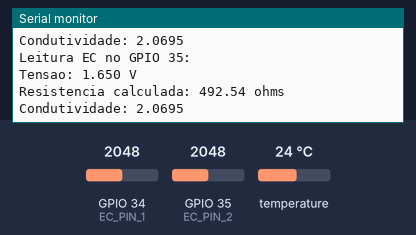
This sketch was run on a simulated ESP32. Shown: the last lines printed to the serial monitor. The test bench sets the inputs (shaded band); at power-on: GPIO 34 (EC_PIN_1) = 2048, temperature 24 °C, GPIO 35 (EC_PIN_2) = 2048 (analog values on the 0–4095 scale).

Above: at 3.8 s.
3.9 s: GPIO 34 (EC_PIN_1) set to 0
9.1 s: temperature set to 12 °C
At 10.6 s:
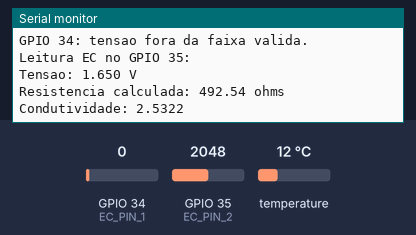
12.2 s: GPIO 35 (EC_PIN_2) set to 2866
At 15.1 s:
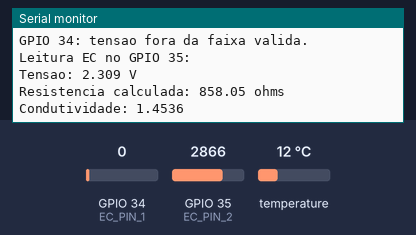
15.3 s: temperature set to 19 °C
At 17.9 s:
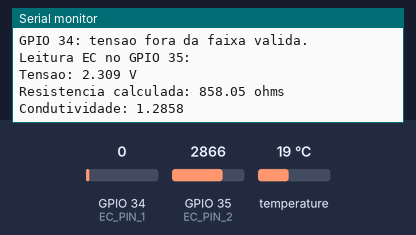
18.4 s: GPIO 34 (EC_PIN_1) set to 491
21.5 s: GPIO 35 (EC_PIN_2) set to 3603
At 24.7 s:
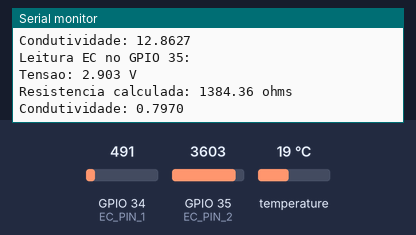
Timing chart, 0 to 25.6 s (numbered marks = the images above; inputs shaded):
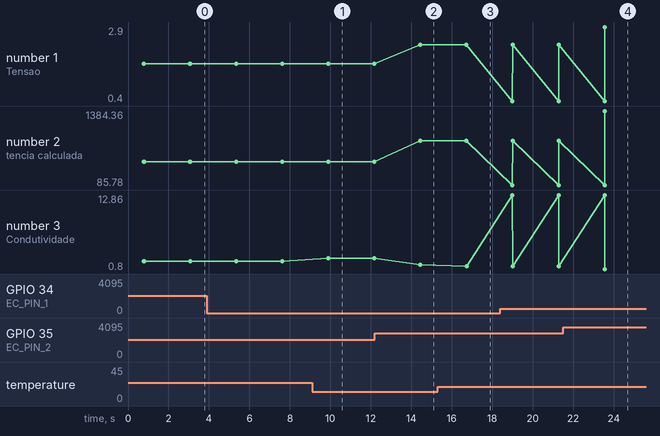

The sketch:

codigo_EC_ESP32_D33_D34_D35.ino
```cpp
#include <OneWire.h>
#include <DallasTemperature.h>

// ---------------- PINOS DO ESP32 ----------------
#define ONE_WIRE_BUS 33   // DS18B20 no D33 / GPIO 33
#define EC_PIN_1 34       // Primeira saida do circuito EC
#define EC_PIN_2 35       // Segunda saida do circuito EC

// ---------------- PARAMETROS DO CIRCUITO ----------------
const float VIN_EC = 5.0;       // Tensao que alimenta o divisor/resistores
const float RESISTOR_REFERENCIA = 1000.0; // Resistor de 1 kOhm
const float K = 0.996;
const float T_COEFICIENTE = 0.015;

OneWire oneWire(ONE_WIRE_BUS);
DallasTemperature sensor(&oneWire);

// Le a tensao de um pino e calcula a condutividade pela
// mesma formula utilizada no codigo original.
bool calcularEC(int pino, float &tensao, float &resistencia, float &ec) {
  tensao = analogReadMilliVolts(pino) / 1000.0;

  // A leitura precisa estar entre 0 V e a tensao de alimentacao.
  if (tensao <= 0.001 || tensao >= VIN_EC) {
    return false;
  }

  resistencia = RESISTOR_REFERENCIA * (tensao / (VIN_EC - tensao));
  ec = 1000.0 / (resistencia * K);
  return true;
}

void setup() {
  Serial.begin(115200);

  // ADC do ESP32
  analogReadResolution(12); // 0 a 4095
  analogSetPinAttenuation(EC_PIN_1, ADC_11db);
  analogSetPinAttenuation(EC_PIN_2, ADC_11db);

  sensor.begin();

  Serial.println();
  Serial.println("Medidor EC com ESP32");
  Serial.println("DS18B20: GPIO 33 | EC: GPIO 34 e GPIO 35");
}

void loop() {
  sensor.requestTemperatures();
  float temperatura = sensor.getTempCByIndex(0);

  if (temperatura == DEVICE_DISCONNECTED_C) {
    Serial.println("ERRO: DS18B20 nao encontrado. Verifique o fio no GPIO 33.");
    delay(1500);
    return;
  }

  float tensao1, resistencia1, ec1;
  float tensao2, resistencia2, ec2;

  bool leitura1 = calcularEC(EC_PIN_1, tensao1, resistencia1, ec1);
  bool leitura2 = calcularEC(EC_PIN_2, tensao2, resistencia2, ec2);

  // Compensacao de temperatura para 25 graus Celsius
  float fatorTemperatura =
      1.0 / (1.0 + T_COEFICIENTE * (temperatura - 25.0));

  Serial.println("--------------------------------");

  Serial.print("Temperatura: ");
  Serial.print(temperatura, 2);
  Serial.println(" C");

  if (leitura1) {
    ec1 *= fatorTemperatura;

    Serial.println("Leitura EC no GPIO 34:");
    Serial.print("Tensao: ");
    Serial.print(tensao1, 3);
    Serial.println(" V");
    Serial.print("Resistencia calculada: ");
    Serial.print(resistencia1, 2);
    Serial.println(" ohms");
    Serial.print("Condutividade: ");
    Serial.println(ec1, 4);
  } else {
    Serial.println("GPIO 34: tensao fora da faixa valida.");
  }

  if (leitura2) {
    ec2 *= fatorTemperatura;

    Serial.println("Leitura EC no GPIO 35:");
    Serial.print("Tensao: ");
    Serial.print(tensao2, 3);
    Serial.println(" V");
    Serial.print("Resistencia calculada: ");
    Serial.print(resistencia2, 2);
    Serial.println(" ohms");
    Serial.print("Condutividade: ");
    Serial.println(ec2, 4);
  } else {
    Serial.println("GPIO 35: tensao fora da faixa valida.");
  }

  delay(1500);
}
```

Measured:
- after the input at 9.1 s, the serial monitor: prints a new line after 0.79 s (image 1)
- after the input at 12.2 s, the serial monitor: prints a new line after 2.2 s (image 2)
- after the input at 15.3 s, the serial monitor: prints a new line after 1.4 s (image 3)
- after the input at 21.5 s, the serial monitor: prints a new line after 2.1 s (image 4)
- plotted number 1: 1.65 → 2.31 after the input at 12.2 s, 2.31 → 2.9 after the input at 21.5 s
- plotted number 2: 492.54 → 858.05 after the input at 12.2 s, 858.05 → 1384.36 after the input at 21.5 s
- plotted number 3: 2.07 → 2.53 after the input at 9.1 s, 2.53 → 1.45 after the input at 12.2 s, 1.45 → 1.29 after the input at 15.3 s, 1.29 → 0.8 after the input at 21.5 s
